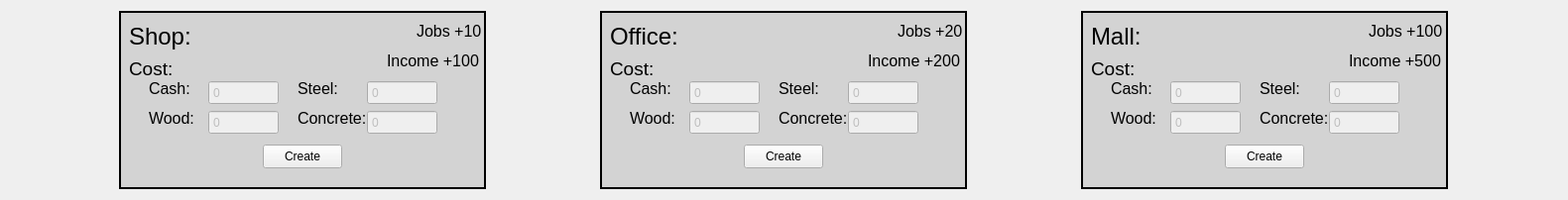
                <widget class="QWidget" name="scrollAreaWidgetContents_3">
                 <property name="geometry">
                  <rect>
                   <x>0</x>
                   <y>0</y>
                   <width>1581</width>
                   <height>202</height>
                  </rect>
                 </property>
                 <layout class="QHBoxLayout" name="horizontalLayout_3">
                  <item>
                   <widget class="QFrame" name="frmComShop">
                    <property name="minimumSize">
                     <size>
                      <width>370</width>
                      <height>0</height>
                     </size>
                    </property>
                    <property name="maximumSize">
                     <size>
                      <width>370</width>
                      <height>16777215</height>
                     </size>
                    </property>
                    <property name="styleSheet">
                     <string notr="true">#frmComShop {
	background-color: rgb(211, 211, 211);
	border: 2px solid black;
}</string>
                    </property>
                    <property name="frameShape">
                     <enum>QFrame::StyledPanel</enum>
                    </property>
                    <property name="frameShadow">
                     <enum>QFrame::Raised</enum>
                    </property>
                    <widget class="QPushButton" name="btnComShop">
                     <property name="geometry">
                      <rect>
                       <x>145</x>
                       <y>135</y>
                       <width>80</width>
                       <height>24</height>
                      </rect>
                     </property>
                     <property name="text">
                      <string>Create</string>
                     </property>
                    </widget>
                    <widget class="QLabel" name="label_54">
                     <property name="geometry">
                      <rect>
                       <x>10</x>
                       <y>10</y>
                       <width>71</width>
                       <height>31</height>
                      </rect>
                     </property>
                     <property name="font">
                      <font>
                       <pointsize>18</pointsize>
                      </font>
                     </property>
                     <property name="text">
                      <string>Shop:</string>
                     </property>
                    </widget>
                    <widget class="QLabel" name="label_55">
                     <property name="geometry">
                      <rect>
                       <x>10</x>
                       <y>50</y>
                       <width>49</width>
                       <height>16</height>
                      </rect>
                     </property>
                     <property name="font">
                      <font>
                       <pointsize>14</pointsize>
                      </font>
                     </property>
                     <property name="text">
                      <string>Cost:</string>
                     </property>
                    </widget>
                    <widget class="QSpinBox" name="spnComShopWood">
                     <property name="enabled">
                      <bool>false</bool>
                     </property>
                     <property name="geometry">
                      <rect>
                       <x>90</x>
                       <y>100</y>
                       <width>71</width>
                       <height>25</height>
                      </rect>
                     </property>
                     <property name="buttonSymbols">
                      <enum>QAbstractSpinBox::NoButtons</enum>
                     </property>
                     <property name="minimum">
                      <number>0</number>
                     </property>
                     <property name="maximum">
                      <number>1000000</number>
                     </property>
                    </widget>
                    <widget class="QLabel" name="label_56">
                     <property name="geometry">
                      <rect>
                       <x>30</x>
                       <y>100</y>
                       <width>49</width>
                       <height>16</height>
                      </rect>
                     </property>
                     <property name="font">
                      <font>
                       <pointsize>12</pointsize>
                      </font>
                     </property>
                     <property name="text">
                      <string>Wood:</string>
                     </property>
                    </widget>
                    <widget class="QSpinBox" name="spnComShopSteel">
                     <property name="enabled">
                      <bool>false</bool>
                     </property>
                     <property name="geometry">
                      <rect>
                       <x>250</x>
                       <y>70</y>
                       <width>71</width>
                       <height>25</height>
                      </rect>
                     </property>
                     <property name="buttonSymbols">
                      <enum>QAbstractSpinBox::NoButtons</enum>
                     </property>
                     <property name="minimum">
                      <number>0</number>
                     </property>
                     <property name="maximum">
                      <number>1000000</number>
                     </property>
                    </widget>
                    <widget class="QLabel" name="label_57">
                     <property name="geometry">
                      <rect>
                       <x>180</x>
                       <y>70</y>
                       <width>49</width>
                       <height>16</height>
                      </rect>
                     </property>
                     <property name="font">
                      <font>
                       <pointsize>12</pointsize>
                      </font>
                     </property>
                     <property name="text">
                      <string>Steel:</string>
                     </property>
                    </widget>
                    <widget class="QLabel" name="label_58">
                     <property name="geometry">
                      <rect>
                       <x>180</x>
                       <y>100</y>
                       <width>71</width>
                       <height>16</height>
                      </rect>
                     </property>
                     <property name="font">
                      <font>
                       <pointsize>12</pointsize>
                      </font>
                     </property>
                     <property name="text">
                      <string>Concrete:</string>
                     </property>
                    </widget>
                    <widget class="QSpinBox" name="spnComShopConcrete">
                     <property name="enabled">
                      <bool>false</bool>
                     </property>
                     <property name="geometry">
                      <rect>
                       <x>250</x>
                       <y>100</y>
                       <width>71</width>
                       <height>25</height>
                      </rect>
                     </property>
                     <property name="buttonSymbols">
                      <enum>QAbstractSpinBox::NoButtons</enum>
                     </property>
                     <property name="minimum">
                      <number>0</number>
                     </property>
                     <property name="maximum">
                      <number>1000000</number>
                     </property>
                    </widget>
                    <widget class="QSpinBox" name="spnComShopCash">
                     <property name="enabled">
                      <bool>false</bool>
                     </property>
                     <property name="geometry">
                      <rect>
                       <x>90</x>
                       <y>70</y>
                       <width>71</width>
                       <height>25</height>
                      </rect>
                     </property>
                     <property name="buttonSymbols">
                      <enum>QAbstractSpinBox::NoButtons</enum>
                     </property>
                     <property name="minimum">
                      <number>0</number>
                     </property>
                     <property name="maximum">
                      <number>1000000</number>
                     </property>
                    </widget>
                    <widget class="QLabel" name="label_59">
                     <property name="geometry">
                      <rect>
                       <x>30</x>
                       <y>70</y>
                       <width>49</width>
                       <height>16</height>
                      </rect>
                     </property>
                     <property name="font">
                      <font>
                       <pointsize>12</pointsize>
                      </font>
                     </property>
                     <property name="text">
                      <string>Cash:</string>
                     </property>
                    </widget>
                    <widget class="QLabel" name="label_60">
                     <property name="geometry">
                      <rect>
                       <x>300</x>
                       <y>0</y>
                       <width>71</width>
                       <height>41</height>
                      </rect>
                     </property>
                     <property name="font">
                      <font>
                       <pointsize>12</pointsize>
                      </font>
                     </property>
                     <property name="text">
                      <string>Jobs +10</string>
                     </property>
                    </widget>
                    <widget class="QLabel" name="label_76">
                     <property name="geometry">
                      <rect>
                       <x>270</x>
                       <y>30</y>
                       <width>101</width>
                       <height>41</height>
                      </rect>
                     </property>
                     <property name="font">
                      <font>
                       <pointsize>12</pointsize>
                      </font>
                     </property>
                     <property name="text">
                      <string>Income +100</string>
                     </property>
                    </widget>
                   </widget>
                  </item>
                  <item>
                   <widget class="QFrame" name="frmComOffice">
                    <property name="minimumSize">
                     <size>
                      <width>370</width>
                      <height>0</height>
                     </size>
                    </property>
                    <property name="maximumSize">
                     <size>
                      <width>370</width>
                      <height>16777215</height>
                     </size>
                    </property>
                    <property name="styleSheet">
                     <string notr="true">#frmComOffice {
	background-color: rgb(211, 211, 211);
	border: 2px solid black;
}</string>
                    </property>
                    <property name="frameShape">
                     <enum>QFrame::StyledPanel</enum>
                    </property>
                    <property name="frameShadow">
                     <enum>QFrame::Raised</enum>
                    </property>
                    <widget class="QPushButton" name="btnComOffice">
                     <property name="geometry">
                      <rect>
                       <x>145</x>
                       <y>135</y>
                       <width>80</width>
                       <height>24</height>
                      </rect>
                     </property>
                     <property name="text">
                      <string>Create</string>
                     </property>
                    </widget>
                    <widget class="QLabel" name="label_61">
                     <property name="geometry">
                      <rect>
                       <x>10</x>
                       <y>10</y>
                       <width>81</width>
                       <height>31</height>
                      </rect>
                     </property>
                     <property name="font">
                      <font>
                       <pointsize>18</pointsize>
                      </font>
                     </property>
                     <property name="text">
                      <string>Office:</string>
                     </property>
                    </widget>
                    <widget class="QLabel" name="label_62">
                     <property name="geometry">
                      <rect>
                       <x>10</x>
                       <y>50</y>
                       <width>49</width>
                       <height>16</height>
                      </rect>
                     </property>
                     <property name="font">
                      <font>
                       <pointsize>14</pointsize>
                      </font>
                     </property>
                     <property name="text">
                      <string>Cost:</string>
                     </property>
                    </widget>
                    <widget class="QSpinBox" name="spnComOfficeWood">
                     <property name="enabled">
                      <bool>false</bool>
                     </property>
                     <property name="geometry">
                      <rect>
                       <x>90</x>
                       <y>100</y>
                       <width>71</width>
                       <height>25</height>
                      </rect>
                     </property>
                     <property name="buttonSymbols">
                      <enum>QAbstractSpinBox::NoButtons</enum>
                     </property>
                     <property name="minimum">
                      <number>0</number>
                     </property>
                     <property name="maximum">
                      <number>1000000</number>
                     </property>
                    </widget>
                    <widget class="QLabel" name="label_63">
                     <property name="geometry">
                      <rect>
                       <x>30</x>
                       <y>100</y>
                       <width>49</width>
                       <height>16</height>
                      </rect>
                     </property>
                     <property name="font">
                      <font>
                       <pointsize>12</pointsize>
                      </font>
                     </property>
                     <property name="text">
                      <string>Wood:</string>
                     </property>
                    </widget>
                    <widget class="QSpinBox" name="spnComOfficeSteel">
                     <property name="enabled">
                      <bool>false</bool>
                     </property>
                     <property name="geometry">
                      <rect>
                       <x>250</x>
                       <y>70</y>
                       <width>71</width>
                       <height>25</height>
                      </rect>
                     </property>
                     <property name="buttonSymbols">
                      <enum>QAbstractSpinBox::NoButtons</enum>
                     </property>
                     <property name="minimum">
                      <number>0</number>
                     </property>
                     <property name="maximum">
                      <number>1000000</number>
                     </property>
                    </widget>
                    <widget class="QLabel" name="label_64">
                     <property name="geometry">
                      <rect>
                       <x>180</x>
                       <y>70</y>
                       <width>49</width>
                       <height>16</height>
                      </rect>
                     </property>
                     <property name="font">
                      <font>
                       <pointsize>12</pointsize>
                      </font>
                     </property>
                     <property name="text">
                      <string>Steel:</string>
                     </property>
                    </widget>
                    <widget class="QLabel" name="label_65">
                     <property name="geometry">
                      <rect>
                       <x>180</x>
                       <y>100</y>
                       <width>71</width>
                       <height>16</height>
                      </rect>
                     </property>
                     <property name="font">
                      <font>
                       <pointsize>12</pointsize>
                      </font>
                     </property>
                     <property name="text">
                      <string>Concrete:</string>
                     </property>
                    </widget>
                    <widget class="QSpinBox" name="spnComOfficeConcrete">
                     <property name="enabled">
                      <bool>false</bool>
                     </property>
                     <property name="geometry">
                      <rect>
                       <x>250</x>
                       <y>100</y>
                       <width>71</width>
                       <height>25</height>
                      </rect>
                     </property>
                     <property name="buttonSymbols">
                      <enum>QAbstractSpinBox::NoButtons</enum>
                     </property>
                     <property name="minimum">
                      <number>0</number>
                     </property>
                     <property name="maximum">
                      <number>1000000</number>
                     </property>
                    </widget>
                    <widget class="QSpinBox" name="spnComOfficeCash">
                     <property name="enabled">
                      <bool>false</bool>
                     </property>
                     <property name="geometry">
                      <rect>
                       <x>90</x>
                       <y>70</y>
                       <width>71</width>
                       <height>25</height>
                      </rect>
                     </property>
                     <property name="buttonSymbols">
                      <enum>QAbstractSpinBox::NoButtons</enum>
                     </property>
                     <property name="minimum">
                      <number>0</number>
                     </property>
                     <property name="maximum">
                      <number>1000000</number>
                     </property>
                    </widget>
                    <widget class="QLabel" name="label_66">
                     <property name="geometry">
                      <rect>
                       <x>30</x>
                       <y>70</y>
                       <width>49</width>
                       <height>16</height>
                      </rect>
                     </property>
                     <property name="font">
                      <font>
                       <pointsize>12</pointsize>
                      </font>
                     </property>
                     <property name="text">
                      <string>Cash:</string>
                     </property>
                    </widget>
                    <widget class="QLabel" name="label_67">
                     <property name="geometry">
                      <rect>
                       <x>300</x>
                       <y>0</y>
                       <width>71</width>
                       <height>41</height>
                      </rect>
                     </property>
                     <property name="font">
                      <font>
                       <pointsize>12</pointsize>
                      </font>
                     </property>
                     <property name="text">
                      <string>Jobs +20</string>
                     </property>
                    </widget>
                    <widget class="QLabel" name="label_77">
                     <property name="geometry">
                      <rect>
                       <x>270</x>
                       <y>30</y>
                       <width>101</width>
                       <height>41</height>
                      </rect>
                     </property>
                     <property name="font">
                      <font>
                       <pointsize>12</pointsize>
                      </font>
                     </property>
                     <property name="text">
                      <string>Income +200</string>
                     </property>
                    </widget>
                   </widget>
                  </item>
                  <item>
                   <widget class="QFrame" name="frmComMall">
                    <property name="minimumSize">
                     <size>
                      <width>370</width>
                      <height>0</height>
                     </size>
                    </property>
                    <property name="maximumSize">
                     <size>
                      <width>370</width>
                      <height>16777215</height>
                     </size>
                    </property>
                    <property name="styleSheet">
                     <string notr="true">#frmComMall {
	background-color: rgb(211, 211, 211);
	border: 2px solid black;
}</string>
                    </property>
                    <property name="frameShape">
                     <enum>QFrame::StyledPanel</enum>
                    </property>
                    <property name="frameShadow">
                     <enum>QFrame::Raised</enum>
                    </property>
                    <widget class="QPushButton" name="btnComMall">
                     <property name="geometry">
                      <rect>
                       <x>145</x>
                       <y>135</y>
                       <width>80</width>
                       <height>24</height>
                      </rect>
                     </property>
                     <property name="text">
                      <string>Create</string>
                     </property>
                    </widget>
                    <widget class="QLabel" name="label_47">
                     <property name="geometry">
                      <rect>
                       <x>10</x>
                       <y>10</y>
                       <width>71</width>
                       <height>31</height>
                      </rect>
                     </property>
                     <property name="font">
                      <font>
                       <pointsize>18</pointsize>
                      </font>
                     </property>
                     <property name="text">
                      <string>Mall:</string>
                     </property>
                    </widget>
                    <widget class="QLabel" name="label_48">
                     <property name="geometry">
                      <rect>
                       <x>10</x>
                       <y>50</y>
                       <width>49</width>
                       <height>16</height>
                      </rect>
                     </property>
                     <property name="font">
                      <font>
                       <pointsize>14</pointsize>
                      </font>
                     </property>
                     <property name="text">
                      <string>Cost:</string>
                     </property>
                    </widget>
                    <widget class="QSpinBox" name="spnComMallWood">
                     <property name="enabled">
                      <bool>false</bool>
                     </property>
                     <property name="geometry">
                      <rect>
                       <x>90</x>
                       <y>100</y>
                       <width>71</width>
                       <height>25</height>
                      </rect>
                     </property>
                     <property name="buttonSymbols">
                      <enum>QAbstractSpinBox::NoButtons</enum>
                     </property>
                     <property name="minimum">
                      <number>0</number>
                     </property>
                     <property name="maximum">
                      <number>1000000</number>
                     </property>
                    </widget>
                    <widget class="QLabel" name="label_49">
                     <property name="geometry">
                      <rect>
                       <x>30</x>
                       <y>100</y>
                       <width>49</width>
                       <height>16</height>
                      </rect>
                     </property>
                     <property name="font">
                      <font>
                       <pointsize>12</pointsize>
                      </font>
                     </property>
                     <property name="text">
                      <string>Wood:</string>
                     </property>
                    </widget>
                    <widget class="QSpinBox" name="spnComMallSteel">
                     <property name="enabled">
                      <bool>false</bool>
                     </property>
                     <property name="geometry">
                      <rect>
                       <x>250</x>
                       <y>70</y>
                       <width>71</width>
                       <height>25</height>
                      </rect>
                     </property>
                     <property name="buttonSymbols">
                      <enum>QAbstractSpinBox::NoButtons</enum>
                     </property>
                     <property name="minimum">
                      <number>0</number>
                     </property>
                     <property name="maximum">
                      <number>1000000</number>
                     </property>
                    </widget>
                    <widget class="QLabel" name="label_50">
                     <property name="geometry">
                      <rect>
                       <x>180</x>
                       <y>70</y>
                       <width>49</width>
                       <height>16</height>
                      </rect>
                     </property>
                     <property name="font">
                      <font>
                       <pointsize>12</pointsize>
                      </font>
                     </property>
                     <property name="text">
                      <string>Steel:</string>
                     </property>
                    </widget>
                    <widget class="QLabel" name="label_51">
                     <property name="geometry">
                      <rect>
                       <x>180</x>
                       <y>100</y>
                       <width>71</width>
                       <height>16</height>
                      </rect>
                     </property>
                     <property name="font">
                      <font>
                       <pointsize>12</pointsize>
                      </font>
                     </property>
                     <property name="text">
                      <string>Concrete:</string>
                     </property>
                    </widget>
                    <widget class="QSpinBox" name="spnComMallConcrete">
                     <property name="enabled">
                      <bool>false</bool>
                     </property>
                     <property name="geometry">
                      <rect>
                       <x>250</x>
                       <y>100</y>
                       <width>71</width>
                       <height>25</height>
                      </rect>
                     </property>
                     <property name="buttonSymbols">
                      <enum>QAbstractSpinBox::NoButtons</enum>
                     </property>
                     <property name="minimum">
                      <number>0</number>
                     </property>
                     <property name="maximum">
                      <number>1000000</number>
                     </property>
                    </widget>
                    <widget class="QSpinBox" name="spnComMallCash">
                     <property name="enabled">
                      <bool>false</bool>
                     </property>
                     <property name="geometry">
                      <rect>
                       <x>90</x>
                       <y>70</y>
                       <width>71</width>
                       <height>25</height>
                      </rect>
                     </property>
                     <property name="buttonSymbols">
                      <enum>QAbstractSpinBox::NoButtons</enum>
                     </property>
                     <property name="minimum">
                      <number>0</number>
                     </property>
                     <property name="maximum">
                      <number>1000000</number>
                     </property>
                    </widget>
                    <widget class="QLabel" name="label_52">
                     <property name="geometry">
                      <rect>
                       <x>30</x>
                       <y>70</y>
                       <width>49</width>
                       <height>16</height>
                      </rect>
                     </property>
                     <property name="font">
                      <font>
                       <pointsize>12</pointsize>
                      </font>
                     </property>
                     <property name="text">
                      <string>Cash:</string>
                     </property>
                    </widget>
                    <widget class="QLabel" name="label_53">
                     <property name="geometry">
                      <rect>
                       <x>290</x>
                       <y>0</y>
                       <width>81</width>
                       <height>41</height>
                      </rect>
                     </property>
                     <property name="font">
                      <font>
                       <pointsize>12</pointsize>
                      </font>
                     </property>
                     <property name="text">
                      <string>Jobs +100</string>
                     </property>
                    </widget>
                    <widget class="QLabel" name="label_75">
                     <property name="geometry">
                      <rect>
                       <x>270</x>
                       <y>30</y>
                       <width>101</width>
                       <height>41</height>
                      </rect>
                     </property>
                     <property name="font">
                      <font>
                       <pointsize>12</pointsize>
                      </font>
                     </property>
                     <property name="text">
                      <string>Income +500</string>
                     </property>
                    </widget>
                   </widget>
                  </item>
                 </layout>
                </widget>
